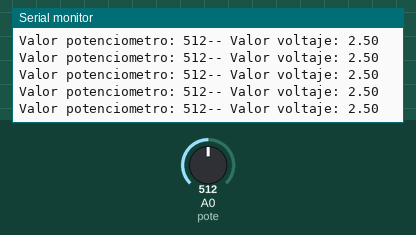
Simulated run of this sketch. Board: Arduino Uno, built with avr-gcc and run on an emulated ATmega328P. Parts: the last lines printed to the serial monitor. The test bench sets the inputs (shaded band); at power-on: A0 (pote) = 512.

Above: at 2.7 s.
2.8 s: A0 (pote) set to 987
At 2.83 s:
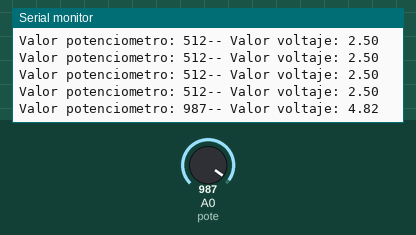
4.3 s: A0 (pote) set to 1008
At 4.35 s:
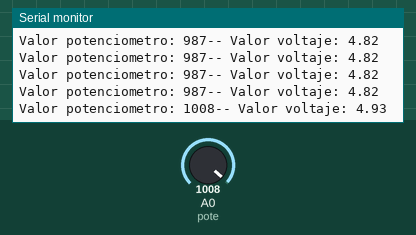
Timing chart, 0 to 7.3 s (numbered marks = the images above; inputs shaded):
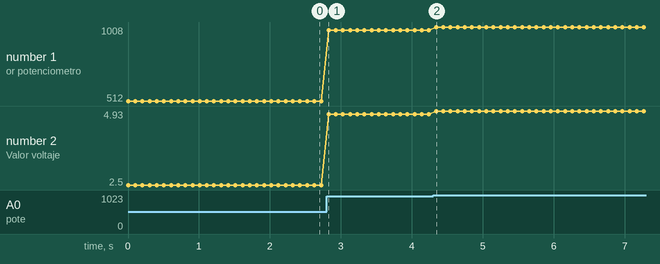

Measured:
- after the input at 2.8 s, the serial monitor: prints a new line at once (image 1)
- after the input at 4.3 s, the serial monitor: prints a new line at once (image 2)
- plotted number 1: 512 → 987 after the input at 2.8 s, 987 → 1008 after the input at 4.3 s
- plotted number 2: 2.5 → 4.82 after the input at 2.8 s, 4.82 → 4.93 after the input at 4.3 s

The sketch:

Voltaje.ino
```cpp
int pote=A0; //Indicamos el pin donde va el parametro
int valor; //Leemos el valor del potencimatro
float voltaje; //Variable para calcular el voltaje

void setup() {
  pinMode(pote, INPUT); //Indicamos el pin A0 como entrada
  Serial.begin(9600); //Indicamos la comunicación serial
}

void loop() {
  valor=analogRead(A0); //Leemos el estado del pin A0 (enc//apagado)
  voltaje=valor*5/1023.0;
  Serial.print("Valor potenciometro: "); //Imprimimos el estado del LED
  Serial.print(valor); //Obtenemos el valor del potenciometro entre el intervalo 0-1023
  Serial.print("-- Valor voltaje: "); //Se imprime el valor del voltaje
  Serial.println(voltaje); //Leemos el valor del voltaje
  delay(100); //Hacemos un delay de 100 ms
}
```
